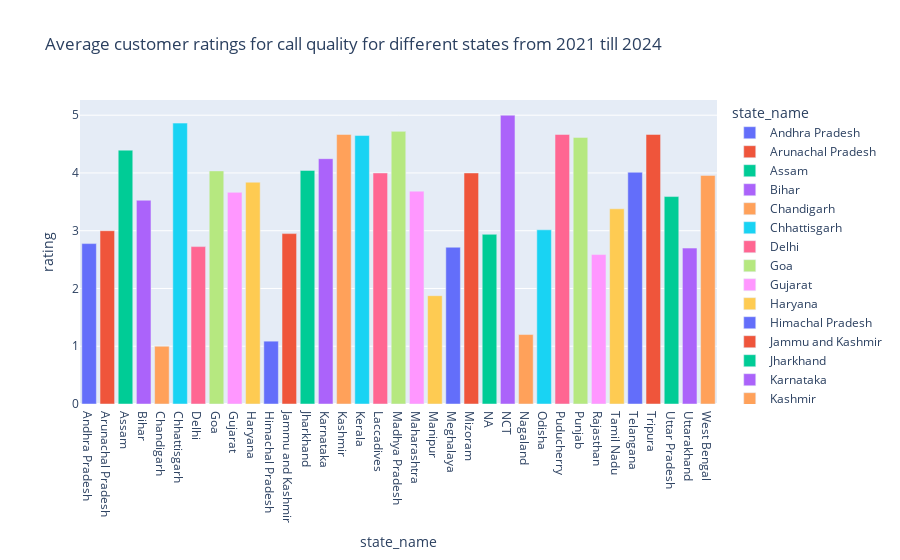

The cell this chart's notebook holds for it:
### Code cell
# plt.figure(figsize=(12,8))
df = raw_df_1.groupby(['state_name'])['rating'].mean().reset_index()
fig = px.bar(data_frame=df,
       x='state_name',
       y='rating',
       color="state_name",
       title = "Average customer ratings for call quality for different states from 2021 till 2024")
# plt.xticks(rotation=10);
fig.show()

### Figure 1 — Plotly figure (JSON) as saved in the notebook; plotly's stock layout.template omitted (floating-point values rounded to 4 significant figures)
{"data": [{"alignmentgroup": "True", "hovertemplate": "state_name=%{x}<br>rating=%{y}<extra></extra>", "legendgroup": "Andhra Pradesh", "marker": {"color": "#636efa", "pattern": {"shape": ""}}, "name": "Andhra Pradesh", "offsetgroup": "Andhra Pradesh", "orientation": "v", "showlegend": true, "textposition": "auto", "type": "bar", "x": ["Andhra Pradesh"], "xaxis": "x", "y": [2.777], "yaxis": "y"}, {"alignmentgroup": "True", "hovertemplate": "state_name=%{x}<br>rating=%{y}<extra></extra>", "legendgroup": "Arunachal Pradesh", "marker": {"color": "#EF553B", "pattern": {"shape": ""}}, "name": "Arunachal Pradesh", "offsetgroup": "Arunachal Pradesh", "orientation": "v", "showlegend": true, "textposition": "auto", "type": "bar", "x": ["Arunachal Pradesh"], "xaxis": "x", "y": [3], "yaxis": "y"}, {"alignmentgroup": "True", "hovertemplate": "state_name=%{x}<br>rating=%{y}<extra></extra>", "legendgroup": "Assam", "marker": {"color": "#00cc96", "pattern": {"shape": ""}}, "name": "Assam", "offsetgroup": "Assam", "orientation": "v", "showlegend": true, "textposition": "auto", "type": "bar", "x": ["Assam"], "xaxis": "x", "y": [4.395], "yaxis": "y"}, {"alignmentgroup": "True", "hovertemplate": "state_name=%{x}<br>rating=%{y}<extra></extra>", "legendgroup": "Bihar", "marker": {"color": "#ab63fa", "pattern": {"shape": ""}}, "name": "Bihar", "offsetgroup": "Bihar", "orientation": "v", "showlegend": true, "textposition": "auto", "type": "bar", "x": ["Bihar"], "xaxis": "x", "y": [3.528], "yaxis": "y"}, {"alignmentgroup": "True", "hovertemplate": "state_name=%{x}<br>rating=%{y}<extra></extra>", "legendgroup": "Chandigarh", "marker": {"color": "#FFA15A", "pattern": {"shape": ""}}, "name": "Chandigarh", "offsetgroup": "Chandigarh", "orientation": "v", "showlegend": true, "textposition": "auto", "type": "bar", "x": ["Chandigarh"], "xaxis": "x", "y": [1], "yaxis": "y"}, {"alignmentgroup": "True", "hovertemplate": "state_name=%{x}<br>rating=%{y}<extra></extra>", "legendgroup": "Chhattisgarh", "marker": {"color": "#19d3f3", "pattern": {"shape": ""}}, "name": "Chhattisgarh", "offsetgroup": "Chhattisgarh", "orientation": "v", "showlegend": true, "textposition": "auto", "type": "bar", "x": ["Chhattisgarh"], "xaxis": "x", "y": [4.863], "yaxis": "y"}, {"alignmentgroup": "True", "hovertemplate": "state_name=%{x}<br>rating=%{y}<extra></extra>", "legendgroup": "Delhi", "marker": {"color": "#FF6692", "pattern": {"shape": ""}}, "name": "Delhi", "offsetgroup": "Delhi", "orientation": "v", "showlegend": true, "textposition": "auto", "type": "bar", "x": ["Delhi"], "xaxis": "x", "y": [2.725], "yaxis": "y"}, {"alignmentgroup": "True", "hovertemplate": "state_name=%{x}<br>rating=%{y}<extra></extra>", "legendgroup": "Goa", "marker": {"color": "#B6E880", "pattern": {"shape": ""}}, "name": "Goa", "offsetgroup": "Goa", "orientation": "v", "showlegend": true, "textposition": "auto", "type": "bar", "x": ["Goa"], "xaxis": "x", "y": [4.036], "yaxis": "y"}, {"alignmentgroup": "True", "hovertemplate": "state_name=%{x}<br>rating=%{y}<extra></extra>", "legendgroup": "Gujarat", "marker": {"color": "#FF97FF", "pattern": {"shape": ""}}, "name": "Gujarat", "offsetgroup": "Gujarat", "orientation": "v", "showlegend": true, "textposition": "auto", "type": "bar", "x": ["Gujarat"], "xaxis": "x", "y": [3.664], "yaxis": "y"}, {"alignmentgroup": "True", "hovertemplate": "state_name=%{x}<br>rating=%{y}<extra></extra>", "legendgroup": "Haryana", "marker": {"color": "#FECB52", "pattern": {"shape": ""}}, "name": "Haryana", "offsetgroup": "Haryana", "orientation": "v", "showlegend": true, "textposition": "auto", "type": "bar", "x": ["Haryana"], "xaxis": "x", "y": [3.84], "yaxis": "y"}, {"alignmentgroup": "True", "hovertemplate": "state_name=%{x}<br>rating=%{y}<extra></extra>", "legendgroup": "Himachal Pradesh", "marker": {"color": "#636efa", "pattern": {"shape": ""}}, "name": "Himachal Pradesh", "offsetgroup": "Himachal Pradesh", "orientation": "v", "showlegend": true, "textposition": "auto", "type": "bar", "x": ["Himachal Pradesh"], "xaxis": "x", "y": [1.088], "yaxis": "y"}, {"alignmentgroup": "True", "hovertemplate": "state_name=%{x}<br>rating=%{y}<extra></extra>", "legendgroup": "Jammu and Kashmir", "marker": {"color": "#EF553B", "pattern": {"shape": ""}}, "name": "Jammu and Kashmir", "offsetgroup": "Jammu and Kashmir", "orientation": "v", "showlegend": true, "textposition": "auto", "type": "bar", "x": ["Jammu and Kashmir"], "xaxis": "x", "y": [2.95], "yaxis": "y"}, {"alignmentgroup": "True", "hovertemplate": "state_name=%{x}<br>rating=%{y}<extra></extra>", "legendgroup": "Jharkhand", "marker": {"color": "#00cc96", "pattern": {"shape": ""}}, "name": "Jharkhand", "offsetgroup": "Jharkhand", "orientation": "v", "showlegend": true, "textposition": "auto", "type": "bar", "x": ["Jharkhand"], "xaxis": "x", "y": [4.044], "yaxis": "y"}, {"alignmentgroup": "True", "hovertemplate": "state_name=%{x}<br>rating=%{y}<extra></extra>", "legendgroup": "Karnataka", "marker": {"color": "#ab63fa", "pattern": {"shape": ""}}, "name": "Karnataka", "offsetgroup": "Karnataka", "orientation": "v", "showlegend": true, "textposition": "auto", "type": "bar", "x": ["Karnataka"], "xaxis": "x", "y": [4.247], "yaxis": "y"}, {"alignmentgroup": "True", "hovertemplate": "state_name=%{x}<br>rating=%{y}<extra></extra>", "legendgroup": "Kashmir", "marker": {"color": "#FFA15A", "pattern": {"shape": ""}}, "name": "Kashmir", "offsetgroup": "Kashmir", "orientation": "v", "showlegend": true, "textposition": "auto", "type": "bar", "x": ["Kashmir"], "xaxis": "x", "y": [4.667], "yaxis": "y"}, {"alignmentgroup": "True", "hovertemplate": "state_name=%{x}<br>rating=%{y}<extra></extra>", "legendgroup": "Kerala", "marker": {"color": "#19d3f3", "pattern": {"shape": ""}}, "name": "Kerala", "offsetgroup": "Kerala", "orientation": "v", "showlegend": true, "textposition": "auto", "type": "bar", "x": ["Kerala"], "xaxis": "x", "y": [4.647], "yaxis": "y"}, {"alignmentgroup": "True", "hovertemplate": "state_name=%{x}<br>rating=%{y}<extra></extra>", "legendgroup": "Laccadives", "marker": {"color": "#FF6692", "pattern": {"shape": ""}}, "name": "Laccadives", "offsetgroup": "Laccadives", "orientation": "v", "showlegend": true, "textposition": "auto", "type": "bar", "x": ["Laccadives"], "xaxis": "x", "y": [4], "yaxis": "y"}, {"alignmentgroup": "True", "hovertemplate": "state_name=%{x}<br>rating=%{y}<extra></extra>", "legendgroup": "Madhya Pradesh", "marker": {"color": "#B6E880", "pattern": {"shape": ""}}, "name": "Madhya Pradesh", "offsetgroup": "Madhya Pradesh", "orientation": "v", "showlegend": true, "textposition": "auto", "type": "bar", "x": ["Madhya Pradesh"], "xaxis": "x", "y": [4.72], "yaxis": "y"}, {"alignmentgroup": "True", "hovertemplate": "state_name=%{x}<br>rating=%{y}<extra></extra>", "legendgroup": "Maharashtra", "marker": {"color": "#FF97FF", "pattern": {"shape": ""}}, "name": "Maharashtra", "offsetgroup": "Maharashtra", "orientation": "v", "showlegend": true, "textposition": "auto", "type": "bar", "x": ["Maharashtra"], "xaxis": "x", "y": [3.685], "yaxis": "y"}, {"alignmentgroup": "True", "hovertemplate": "state_name=%{x}<br>rating=%{y}<extra></extra>", "legendgroup": "Manipur", "marker": {"color": "#FECB52", "pattern": {"shape": ""}}, "name": "Manipur", "offsetgroup": "Manipur", "orientation": "v", "showlegend": true, "textposition": "auto", "type": "bar", "x": ["Manipur"], "xaxis": "x", "y": [1.875], "yaxis": "y"}, {"alignmentgroup": "True", "hovertemplate": "state_name=%{x}<br>rating=%{y}<extra></extra>", "legendgroup": "Meghalaya", "marker": {"color": "#636efa", "pattern": {"shape": ""}}, "name": "Meghalaya", "offsetgroup": "Meghalaya", "orientation": "v", "showlegend": true, "textposition": "auto", "type": "bar", "x": ["Meghalaya"], "xaxis": "x", "y": [2.714], "yaxis": "y"}, {"alignmentgroup": "True", "hovertemplate": "state_name=%{x}<br>rating=%{y}<extra></extra>", "legendgroup": "Mizoram", "marker": {"color": "#EF553B", "pattern": {"shape": ""}}, "name": "Mizoram", "offsetgroup": "Mizoram", "orientation": "v", "showlegend": true, "textposition": "auto", "type": "bar", "x": ["Mizoram"], "xaxis": "x", "y": [4], "yaxis": "y"}, {"alignmentgroup": "True", "hovertemplate": "state_name=%{x}<br>rating=%{y}<extra></extra>", "legendgroup": "NA ", "marker": {"color": "#00cc96", "pattern": {"shape": ""}}, "name": "NA ", "offsetgroup": "NA ", "orientation": "v", "showlegend": true, "textposition": "auto", "type": "bar", "x": ["NA "], "xaxis": "x", "y": [2.938], "yaxis": "y"}, {"alignmentgroup": "True", "hovertemplate": "state_name=%{x}<br>rating=%{y}<extra></extra>", "legendgroup": "NCT", "marker": {"color": "#ab63fa", "pattern": {"shape": ""}}, "name": "NCT", "offsetgroup": "NCT", "orientation": "v", "showlegend": true, "textposition": "auto", "type": "bar", "x": ["NCT"], "xaxis": "x", "y": [5], "yaxis": "y"}, {"alignmentgroup": "True", "hovertemplate": "state_name=%{x}<br>rating=%{y}<extra></extra>", "legendgroup": "Nagaland", "marker": {"color": "#FFA15A", "pattern": {"shape": ""}}, "name": "Nagaland", "offsetgroup": "Nagaland", "orientation": "v", "showlegend": true, "textposition": "auto", "type": "bar", "x": ["Nagaland"], "xaxis": "x", "y": [1.203], "yaxis": "y"}, {"alignmentgroup": "True", "hovertemplate": "state_name=%{x}<br>rating=%{y}<extra></extra>", "legendgroup": "Odisha", "marker": {"color": "#19d3f3", "pattern": {"shape": ""}}, "name": "Odisha", "offsetgroup": "Odisha", "orientation": "v", "showlegend": true, "textposition": "auto", "type": "bar", "x": ["Odisha"], "xaxis": "x", "y": [3.016], "yaxis": "y"}, {"alignmentgroup": "True", "hovertemplate": "state_name=%{x}<br>rating=%{y}<extra></extra>", "legendgroup": "Puducherry", "marker": {"color": "#FF6692", "pattern": {"shape": ""}}, "name": "Puducherry", "offsetgroup": "Puducherry", "orientation": "v", "showlegend": true, "textposition": "auto", "type": "bar", "x": ["Puducherry"], "xaxis": "x", "y": [4.667], "yaxis": "y"}, {"alignmentgroup": "True", "hovertemplate": "state_name=%{x}<br>rating=%{y}<extra></extra>", "legendgroup": "Punjab", "marker": {"color": "#B6E880", "pattern": {"shape": ""}}, "name": "Punjab", "offsetgroup": "Punjab", "orientation": "v", "showlegend": true, "textposition": "auto", "type": "bar", "x": ["Punjab"], "xaxis": "x", "y": [4.616], "yaxis": "y"}, {"alignmentgroup": "True", "hovertemplate": "state_name=%{x}<br>rating=%{y}<extra></extra>", "legendgroup": "Rajasthan", "marker": {"color": "#FF97FF", "pattern": {"shape": ""}}, "name": "Rajasthan", "offsetgroup": "Rajasthan", "orientation": "v", "showlegend": true, "textposition": "auto", "type": "bar", "x": ["Rajasthan"], "xaxis": "x", "y": [2.588], "yaxis": "y"}, {"alignmentgroup": "True", "hovertemplate": "state_name=%{x}<br>rating=%{y}<extra></extra>", "legendgroup": "Tamil Nadu", "marker": {"color": "#FECB52", "pattern": {"shape": ""}}, "name": "Tamil Nadu", "offsetgroup": "Tamil Nadu", "orientation": "v", "showlegend": true, "textposition": "auto", "type": "bar", "x": ["Tamil Nadu"], "xaxis": "x", "y": [3.379], "yaxis": "y"}, {"alignmentgroup": "True", "hovertemplate": "state_name=%{x}<br>rating=%{y}<extra></extra>", "legendgroup": "Telangana", "marker": {"color": "#636efa", "pattern": {"shape": ""}}, "name": "Telangana", "offsetgroup": "Telangana", "orientation": "v", "showlegend": true, "textposition": "auto", "type": "bar", "x": ["Telangana"], "xaxis": "x", "y": [4.012], "yaxis": "y"}, {"alignmentgroup": "True", "hovertemplate": "state_name=%{x}<br>rating=%{y}<extra></extra>", "legendgroup": "Tripura", "marker": {"color": "#EF553B", "pattern": {"shape": ""}}, "name": "Tripura", "offsetgroup": "Tripura", "orientation": "v", "showlegend": true, "textposition": "auto", "type": "bar", "x": ["Tripura"], "xaxis": "x", "y": [4.667], "yaxis": "y"}, {"alignmentgroup": "True", "hovertemplate": "state_name=%{x}<br>rating=%{y}<extra></extra>", "legendgroup": "Uttar Pradesh", "marker": {"color": "#00cc96", "pattern": {"shape": ""}}, "name": "Uttar Pradesh", "offsetgroup": "Uttar Pradesh", "orientation": "v", "showlegend": true, "textposition": "auto", "type": "bar", "x": ["Uttar Pradesh"], "xaxis": "x", "y": [3.591], "yaxis": "y"}, {"alignmentgroup": "True", "hovertemplate": "state_name=%{x}<br>rating=%{y}<extra></extra>", "legendgroup": "Uttarakhand", "marker": {"color": "#ab63fa", "pattern": {"shape": ""}}, "name": "Uttarakhand", "offsetgroup": "Uttarakhand", "orientation": "v", "showlegend": true, "textposition": "auto", "type": "bar", "x": ["Uttarakhand"], "xaxis": "x", "y": [2.699], "yaxis": "y"}, {"alignmentgroup": "True", "hovertemplate": "state_name=%{x}<br>rating=%{y}<extra></extra>", "legendgroup": "West Bengal", "marker": {"color": "#FFA15A", "pattern": {"shape": ""}}, "name": "West Bengal", "offsetgroup": "West Bengal", "orientation": "v", "showlegend": true, "textposition": "auto", "type": "bar", "x": ["West Bengal"], "xaxis": "x", "y": [3.958], "yaxis": "y"}], "layout": {"barmode": "relative", "legend": {"title": {"text": "state_name"}, "tracegroupgap": 0}, "title": {"text": "Average customer ratings for call quality for different states from 2021 till 2024"}, "xaxis": {"anchor": "y", "categoryarray": ["Andhra Pradesh", "Arunachal Pradesh", "Assam", "Bihar", "Chandigarh", "Chhattisgarh", "Delhi", "Goa", "Gujarat", "Haryana", "Himachal Pradesh", "Jammu and Kashmir", "Jharkhand", "Karnataka", "Kashmir", "Kerala", "Laccadives", "Madhya Pradesh", "Maharashtra", "Manipur", "Meghalaya", "Mizoram", "NA ", "NCT", "Nagaland", "Odisha", "Puducherry", "Punjab", "Rajasthan", "Tamil Nadu", "Telangana", "Tripura", "Uttar Pradesh", "Uttarakhand", "West Bengal"], "categoryorder": "array", "domain": [0, 1], "title": {"text": "state_name"}}, "yaxis": {"anchor": "x", "domain": [0, 1], "title": {"text": "rating"}}}}
